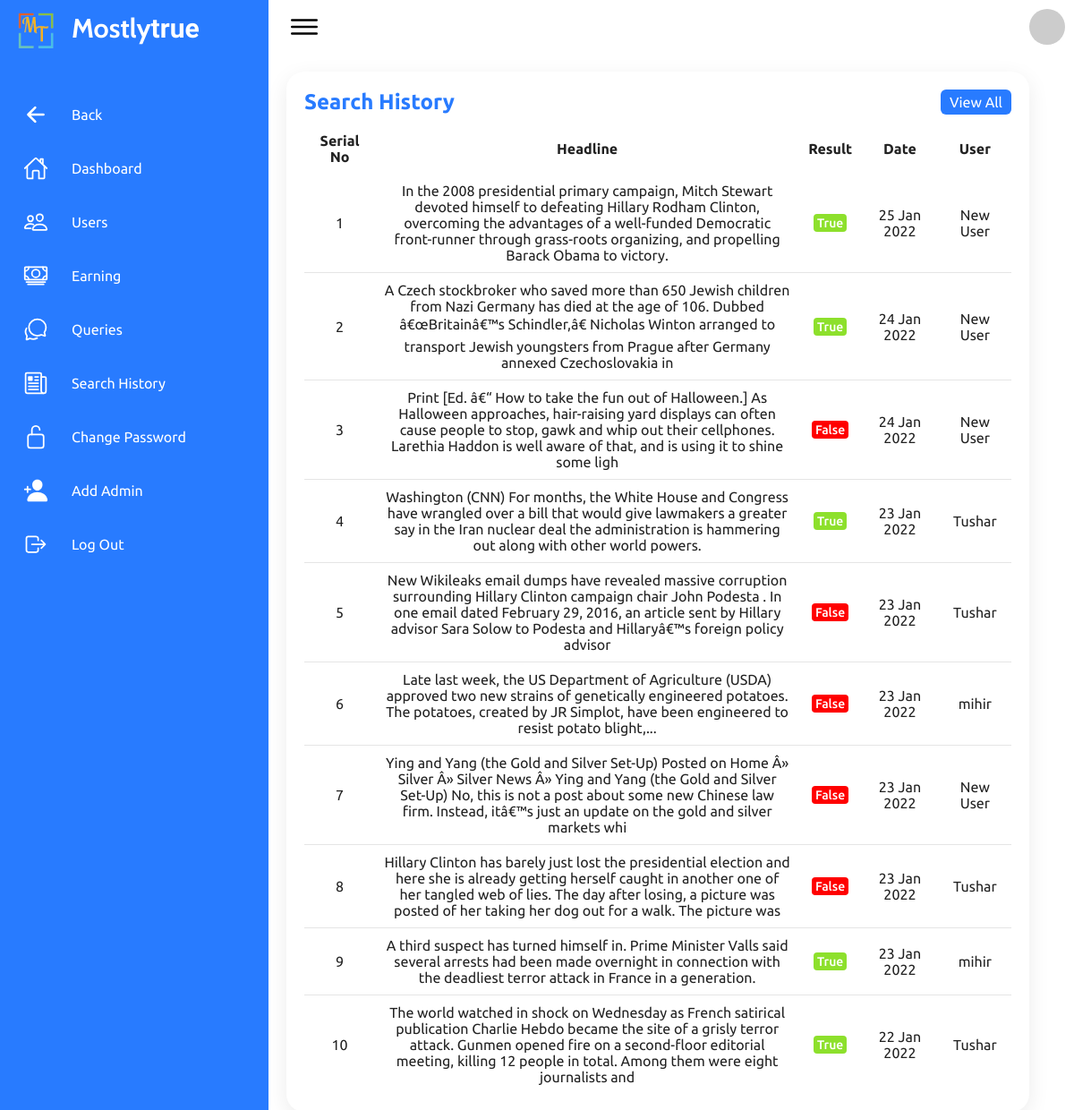
The app's page /website/admin/searchhistory_admin_user.php with its own data.
### tables this page shows
CREATE TABLE `search_result` (
  `SearchID` int(5) NOT NULL,
  `Headline` varchar(250) NOT NULL,
  `Result` varchar(5) NOT NULL,
  `Date` date NOT NULL
);

CREATE TABLE `registered_user` (
  `RUserID` int(5) NOT NULL,
  `Name` varchar(30) NOT NULL,
  `Email` varchar(30) NOT NULL,
  `Password` varchar(100) NOT NULL
);

### website/admin/searchhistory_admin_user.php (the view, shortened to what this page needs)
<html>
<head>
    <link href="css/searchhistory_admin.css?v=<?php echo time(); ?>" rel="stylesheet" type="text/css" />
</head>
<body>
    <div class="container">
        <div class="navigation">
            <ul>
                <li>
                    <a href="#">
                        <span class=icon><img style="width:40px; height:40px;" src="img/logo.webp"></span>
                        <span class="title" style="font-weight: 900; font-size: 30px;top:3px;">
                            <span style="font-family: 'Cabin', sans-serif;">Mostly</span><span style="font-family: 'Courgette', cursive;">true</span>
                        </span>
                    </a>
                </li>
                <li>
                    <a href="searchhistory_admin.php">
                        <span class=icon><ion-icon name="arrow-back-outline"></ion-icon></span>
                        <span class="title">Back</span>
                    </a>
                </li>
                <li>
                    <a href="dashboard_admin.php">
                        <span class=icon><ion-icon name="home-outline"></ion-icon></span>
                        <span class="title">Dashboard</span>
                    </a>
                </li>
                <li>
                    <a href="users_admin.php">
                        <span class=icon><ion-icon name="people-outline"></ion-icon></span>
                        <span class="title">Users</span>
                    </a>
                </li>
                <li>
                    <a href="earning_admin.php">
                        <span class=icon><ion-icon name="cash-outline"></ion-icon></span>
                        <span class="title">Earning</span>
                    </a>
                </li>
                <li>
                    <a href="contact_admin.php">
                        <span class=icon><ion-icon name="chatbubbles-outline"></ion-icon></span>
                        <span class="title">Queries</span>
                    </a>
                </li>
                <li>
                    <a href="searchhistory_admin.php">
                        <span class=icon><ion-icon name="newspaper-outline"></ion-icon></span>
                        <span class="title">Search History</span>
                    </a>
                </li>
                <li>
                    <a href="change_password_admin.php">
                        <span class=icon><ion-icon name="lock-open-outline"></ion-icon></span>
                        <span class="title">Change Password</span>
                    </a>
                </li>
                <li>
                    <a href="add_admin.php">
                        <span class=icon><ion-icon name="person-add"></ion-icon></span>
                        <span class="title">Add Admin</span>
                    </a>
                </li>
                <li>
                    <a href="../logout.php">
                        <span class=icon><ion-icon name="log-out-outline"></ion-icon></span>
                        <span class="title">Log Out</span>
                    </a>
                </li>
            </ul>
        </div>
        <div class="main">
            <div class="topbar">
                <div class="toggle">
                    <ion-icon name="menu-outline"></ion-icon>
                </div>
                <div class="user">
                <?php echo '<img src="https://avatars.dicebear.com/api/initials/'.$_SESSION["Name"].'.svg">' ?>
                </div>
            </div>
            <div class="details">
                <div class="recentOrders">
                    <div class="cardHeader_user">
                        <h2>Search History</h2>
                        <a href="#" class="btn_user">View All</a>
                    </div>
                    <table>
                        <thead>
                            <tr>
                                <td>Serial No</td>
                                <td style="width: 60%;">Headline</td>
                                <td>Result</td>
                                <td>Date</td>
                                <td>User</td>
                            </tr>
                        </thead>
                        <tbody>
                        <?php
                        include('dbcon.php');
                        $query=mysqli_query($conn,"SELECT search_result.Headline,search_result.Result,search_result.Date, registered_user.Name FROM search_result,registered_user,ruser_join WHERE search_result.SearchID=ruser_join.SearchID AND ruser_join.RUserID=registered_user.RUserID ORDER BY `date` DESC")or die(mysqli_error($conn));
                        $srno=1;
                        while ($row=mysqli_fetch_array($query)){
                        $headline=$row['Headline'];
                        $result=$row['Result'];
                        $date=date("d  M  Y",strtotime($row['Date']));
                        $name=$row['Name'];
                        ?>
                        <tr>
                            <td><?php echo $srno++; ?></td>
                            <td><?php echo $headline; ?></td>
                            <td><span class="result <?php echo $result; ?>"><?php echo $result; ?></span></td>
                            <td><?php echo $date; ?></td>
                            <td><?php echo $name; ?></td>
                        </tr>
                    <?php } ?>
                        </tbody>
                    </table>
                </div>
            </div>
        </div>
    </div>
</body>
</html>

### website/admin/css/searchhistory_admin.css (style rules this page uses)
* { margin: 0; padding: 0; box-sizing: border-box; font-family: 'Ubuntu', sans-serif; }
:root { --blue: #287bff; --white: #fff; --grey: #f5f5f5; --black1: #222; --black2: #999; }
body { min-height: 100vh; overflow-x: hidden; }
.container { position: relative; width: 100%; }
.navigation { position: fixed; width: 300px; height: 100%; background: var(--blue); border-left: 10px solid var(--blue); transition: 0.5s; overflow: hidden; }
.navigation ul { position: absolute; top: 0; left: 0; width: 100%; }
.navigation ul li { position: relative; width: 100%; border-top-left-radius: 30px; border-bottom-left-radius: 30px; }
.navigation ul li:nth-child(1) { margin-bottom: 40px; pointer-events: none; }
.navigation ul li a { position: relative; display: block; width: 100%; display: flex; text-decoration: none; color: var(--white); }
.navigation ul li a .icon { position: relative; display: block; min-width: 60px; height: 60px; line-height: 50px; top: 14px; text-align: center; }
.navigation ul li a .icon ion-icon { font-size: 1.75em; }
.navigation ul li a .title { position: relative; display: block; padding: 0 10px; height: 60px; line-height: 57px; text-align: start; white-space: nowrap; }
.main { position: absolute; width: calc(100% - 300px); left: 300px; min-height: 100vh; background: var(--white); transition: 0.5s; }
.topbar { width: 100%; height: 60px; display: flex; justify-content: space-between; align-items: center; padding: 0 10px; }
.toggle { position: relative; width: 60px; height: 60px; display: flex; justify-content: center; align-items: center; font-size: 2.5em; cursor: pointer; }
.user { position: relative; width: 40px; height: 40px; border-radius: 50%; overflow: hidden; cursor: pointer; }
.user img { position: absolute; top: 0; left: 0; width: 100%; height: 100%; object-fit: cover; }
.details { position: relative; width: 100%; padding: 20px; display: grid; grid-template-columns: 2fr 1fr; grid-gap: 30px; }
.details .recentOrders { position: relative; display: grid; min-width: 150%; min-height: 500px; background: var(--white); padding: 20px; box-shadow: 0 7px 25px rgba(0, 0, 0, 0.08); border-radius: 20px; }
.cardHeader_user { display: flex; justify-content: space-between; align-items: flex-start; }
.cardHeader_user h2 { font-weight: 600; color: var(--blue); }
.btn_user { position: relative; padding: 5px 10px; background: var(--blue); text-decoration: none; color: var(--white); border-radius: 6px; }
.details table { width: 100%; border-collapse: collapse; margin-top: 10px; }
.details table thead td { font-weight: 600; }
.details .recentOrders table tr { color: var(--black1); border-bottom: 1px solid rgba(0, 0, 0, 0.1); text-align: center; }
.details .recentOrders table tr:last-child { border-bottom: none; }
.details .recentOrders table tr td { padding: 10px; }
.details .recentOrders table tr td:last-child { text-align: center; }
.details .recentOrders table tr td:nth-child(2) { text-align: center; }
.details .recentOrders table tr td:nth-child(3) { text-align: center; }
.result.True { padding: 2px 4px; background: #8de02c; color: var(--white); border-radius: 4px; font-size: 14px; font-weight: 500; }
.result.False { padding: 2px 4px; background: #f00; color: var(--white); border-radius: 4px; font-size: 14px; font-weight: 500; }

### records on screen
search_result: Headline "In the 2008 presidential primary campaign, Mitch Stewart devoted himself to defeating Hillary Rodham Clinton, overcoming the advantages of a well-funded Democratic front-runner through grass-roots organizing, and propelling Barack Obama to victory.", Result "True", Date "25 Jan 2022", registered_user.Name "New User"
search_result: Headline "A Czech stockbroker who saved more than 650 Jewish children from Nazi Germany has died at the age of 106. Dubbed â€œBritainâ€™s Schindler,â€ Nicholas Winton arranged to transport Jewish youngsters from Prague after Germany annexed Czechoslovakia in", Result "True", Date "24 Jan 2022", registered_user.Name "New User"
search_result: Headline "Print [Ed. â€“ How to take the fun out of Halloween.] As Halloween approaches, hair-raising yard displays can often cause people to stop, gawk and whip out their cellphones. Larethia Haddon is well aware of that, and is using it to shine some ligh", Result "False", Date "24 Jan 2022", registered_user.Name "New User"
search_result: Headline "Washington (CNN) For months, the White House and Congress have wrangled over a bill that would give lawmakers a greater say in the Iran nuclear deal the administration is hammering out along with other world powers.", Result "True", Date "23 Jan 2022", registered_user.Name "Tushar"
search_result: Headline "New Wikileaks email dumps have revealed massive corruption surrounding Hillary Clinton campaign chair John Podesta . In one email dated February 29, 2016, an article sent by Hillary advisor Sara Solow to Podesta and Hillaryâ€™s foreign policy advisor", Result "False", Date "23 Jan 2022", registered_user.Name "Tushar"
search_result: Headline "Late last week, the US Department of Agriculture (USDA) approved two new strains of genetically engineered potatoes. The potatoes, created by JR Simplot, have been engineered to resist potato blight,...", Result "False", Date "23 Jan 2022", registered_user.Name "mihir"
search_result: Headline "Ying and Yang (the Gold and Silver Set-Up) Posted on Home Â» Silver Â» Silver News Â» Ying and Yang (the Gold and Silver Set-Up) No, this is not a post about some new Chinese law firm. Instead, itâ€™s just an update on the gold and silver markets whi", Result "False", Date "23 Jan 2022", registered_user.Name "New User"
search_result: Headline "Hillary Clinton has barely just lost the presidential election and here she is already getting herself caught in another one of her tangled web of lies. The day after losing, a picture was posted of her taking her dog out for a walk. The picture was", Result "False", Date "23 Jan 2022", registered_user.Name "Tushar"
search_result: Headline "A third suspect has turned himself in. Prime Minister Valls said several arrests had been made overnight in connection with the deadliest terror attack in France in a generation.", Result "True", Date "23 Jan 2022", registered_user.Name "mihir"
search_result: Headline "The world watched in shock on Wednesday as French satirical publication Charlie Hebdo became the site of a grisly terror attack. Gunmen opened fire on a second-floor editorial meeting, killing 12 people in total. Among them were eight journalists and", Result "True", Date "22 Jan 2022", registered_user.Name "Tushar"
